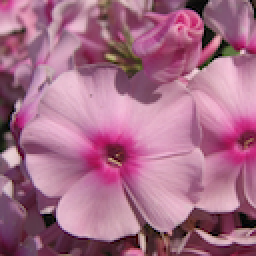
#> input picture flower_color_images/flower_images/0004.png, 128 x 128 px, given in place of 00_002.png, which was not available (shown 2 times larger)
$ jupyter execute --allow-errors cropping.ipynb   (text cells are left out)
#> lines starting #> are read from the running program, lines starting #| are printed output that depends on the picture
[cell 1]
from google.colab import drive #buat loot drive
#> (the rest of this cell did not finish here and is left out)

[cell 2]
# import the necessary packages
from matplotlib import pyplot as plt
import numpy as np
import argparse
import cv2

[cell 3]
def plt_imshow(title, image):
	# convert the image frame BGR to RGB color space and display it
	image = cv2.cvtColor(image, cv2.COLOR_BGR2RGB)
	plt.imshow(image)
	plt.title(title)
	plt.grid(False)
	plt.show()

[cell 4]
I = np.arange(0, 25)
I

[cell 5]
I = I.reshape((5, 5))
I

[cell 6]
I[0:3, 0:2]

[cell 7]
I[3:5, 1:5]

[cell 8]
cd drive/MyDrive/

[cell 9]
# # construct the argument parser and parse the arguments
# ap = argparse.ArgumentParser()
# ap.add_argument("-i", "--image", type=str, default="adrian.png",
# 	help="path to the input image")
# args = vars(ap.parse_args())

# since we are using Jupyter Notebooks we can replace our argument
# parsing code with *hard coded* arguments and values
args = {
	"image": "/content/drive/MyDrive/TKC/00_002.png"
}

[cell 10]
# load the input image and display it to our screen
image = cv2.imread(args["image"])
#> image is the input picture: shape (128, 128, 3); mean B, G, R 135.8, 108.8, 167.2
plt_imshow("Original", image)

# cropping an image with OpenCV is accomplished via simple NumPy
# array slices in startY:endY, startX:endX order -- here we are
# cropping the monitor from the image (these coordinates were
# determined using photo editing software such as Photoshop,
# GIMP, Paint, etc.)
# Dimension lab.jpeg = 720x1600
bunga = image[100:550, 100:500]
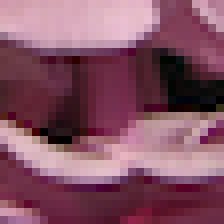
#> bunga: shape (28, 28, 3) (shown 8 times larger); mean B, G, R 99.5, 82.3, 131.4
plt_imshow("00_002", bunga)


$ run again, on flower_color_images/flower_images/0006.png
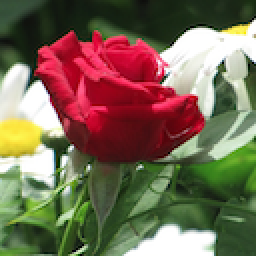
#> input picture flower_color_images/flower_images/0006.png, 128 x 128 px, given in place of 00_002.png, which was not available (shown 2 times larger)
#> image is the input picture: shape (128, 128, 3); mean B, G, R 82.8, 104.4, 120.3
#> `bunga = image[100:550, 100:500]`:
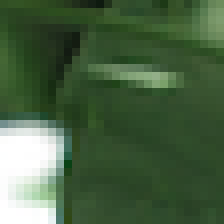
#> bunga: shape (28, 28, 3) (shown 8 times larger); mean B, G, R 66.2, 97.3, 72
#> image: shape (28, 28, 3)

$ run again, on flower_color_images/flower_images/0008.png
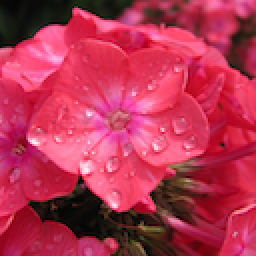
#> input picture flower_color_images/flower_images/0008.png, 128 x 128 px, given in place of 00_002.png, which was not available (shown 2 times larger)
#> image is the input picture: shape (128, 128, 3); mean B, G, R 81.3, 51.8, 180.4
#> `bunga = image[100:550, 100:500]`:
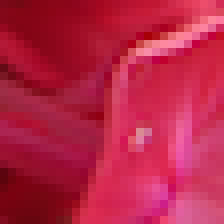
#> bunga: shape (28, 28, 3) (shown 8 times larger); mean B, G, R 69.8, 35.7, 182.8
#> image: shape (28, 28, 3)
